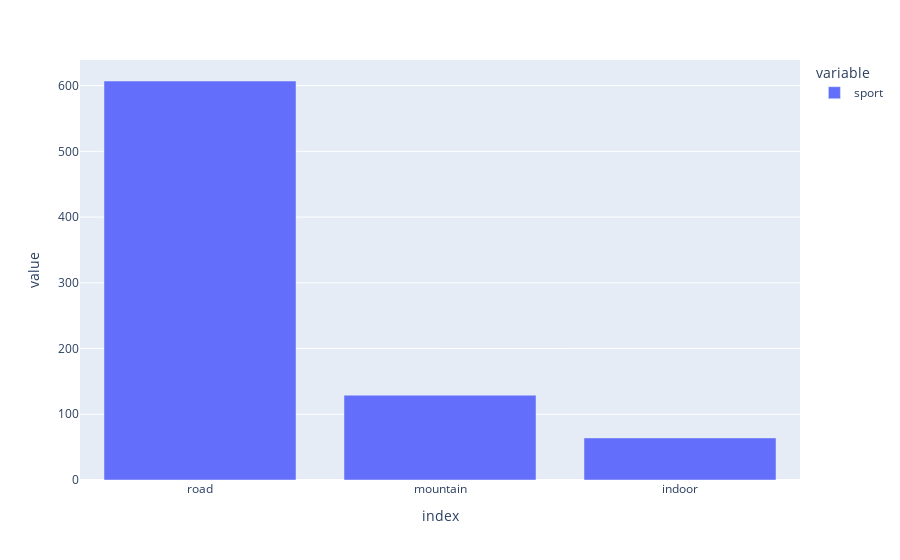

Here is the notebook cell this chart was saved with:
### Markdown cell above
Let's use a bar plot to visualize how many activities are in each sport category.

### Code cell
px.bar(df.sport.value_counts())

### Figure 1 — Plotly figure (JSON) as saved in the notebook; plotly's stock layout.template omitted (floating-point values rounded to 4 significant figures)
{"data": [{"alignmentgroup": "True", "hovertemplate": "variable=sport<br>index=%{x}<br>value=%{y}<extra></extra>", "legendgroup": "sport", "marker": {"color": "#636efa"}, "name": "sport", "offsetgroup": "sport", "orientation": "v", "showlegend": true, "textposition": "auto", "type": "bar", "x": ["road", "mountain", "indoor"], "xaxis": "x", "y": [607, 129, 64], "yaxis": "y"}], "layout": {"barmode": "relative", "legend": {"title": {"text": "variable"}, "tracegroupgap": 0}, "margin": {"t": 60}, "xaxis": {"anchor": "y", "domain": [0, 1], "title": {"text": "index"}}, "yaxis": {"anchor": "x", "domain": [0, 1], "title": {"text": "value"}}}}
